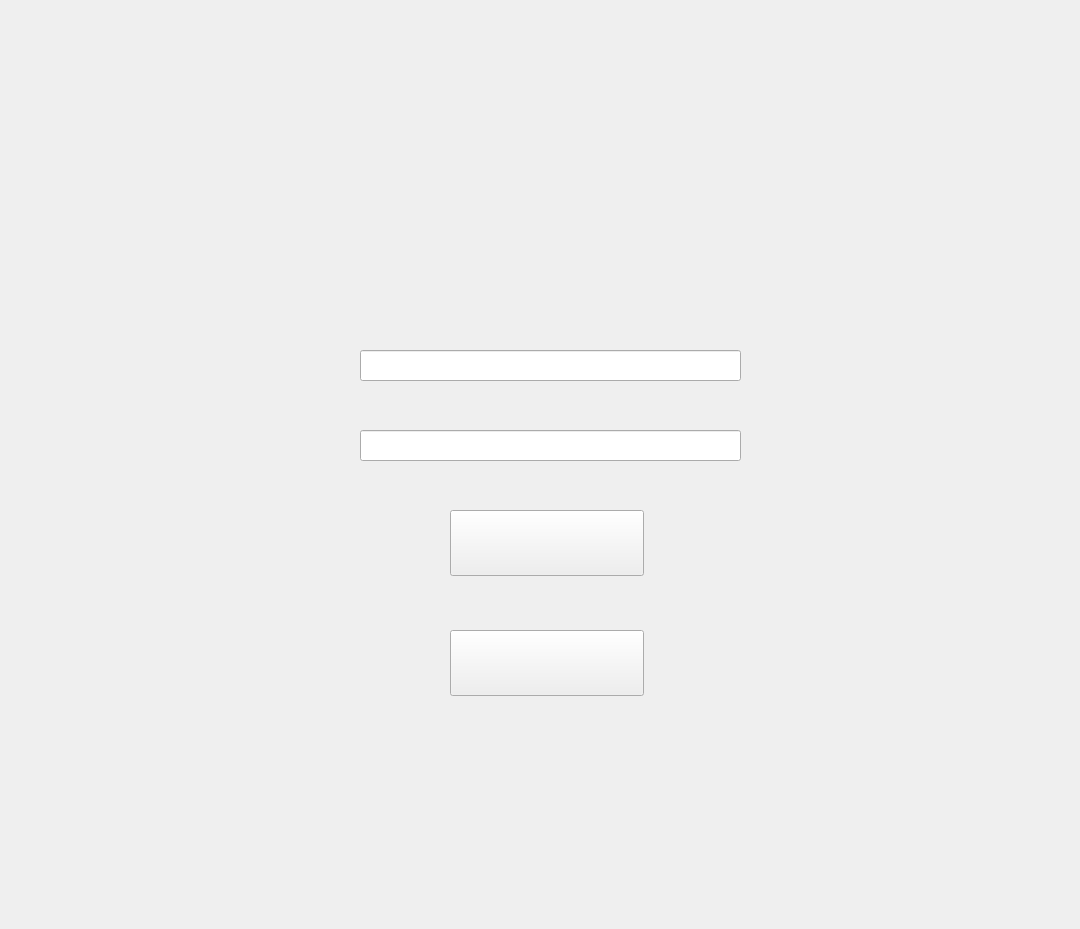
<?xml version="1.0" encoding="UTF-8"?>
<ui version="4.0">
 <class>Connection</class>
 <widget class="QMainWindow" name="Connection">
  <property name="geometry">
   <rect>
    <x>0</x>
    <y>0</y>
    <width>1080</width>
    <height>929</height>
   </rect>
  </property>
  <property name="minimumSize">
   <size>
    <width>1080</width>
    <height>929</height>
   </size>
  </property>
  <property name="maximumSize">
   <size>
    <width>1080</width>
    <height>929</height>
   </size>
  </property>
  <property name="baseSize">
   <size>
    <width>1080</width>
    <height>929</height>
   </size>
  </property>
  <property name="windowTitle">
   <string>Studio Babel</string>
  </property>
  <property name="windowIcon">
   <iconset>
    <normaloff>Images/logo.png</normaloff>Images/logo.png</iconset>
  </property>
  <widget class="QWidget" name="centralWidget">
   <widget class="QLabel" name="_label_background">
    <property name="geometry">
     <rect>
      <x>0</x>
      <y>0</y>
      <width>1080</width>
      <height>929</height>
     </rect>
    </property>
    <property name="minimumSize">
     <size>
      <width>1080</width>
      <height>929</height>
     </size>
    </property>
    <property name="maximumSize">
     <size>
      <width>1080</width>
      <height>929</height>
     </size>
    </property>
    <property name="layoutDirection">
     <enum>Qt::LeftToRight</enum>
    </property>
    <property name="lineWidth">
     <number>0</number>
    </property>
    <property name="text">
     <string notr="true"/>
    </property>
    <property name="pixmap">
     <pixmap>Images/background.png</pixmap>
    </property>
    <property name="scaledContents">
     <bool>true</bool>
    </property>
   </widget>
   <widget class="QLineEdit" name="_lineLogin">
    <property name="geometry">
     <rect>
      <x>360</x>
      <y>350</y>
      <width>381</width>
      <height>31</height>
     </rect>
    </property>
   </widget>
   <widget class="QLineEdit" name="_linePassword">
    <property name="geometry">
     <rect>
      <x>360</x>
      <y>430</y>
      <width>381</width>
      <height>31</height>
     </rect>
    </property>
    <property name="echoMode">
     <enum>QLineEdit::Password</enum>
    </property>
   </widget>
   <widget class="QPushButton" name="_btnConnection">
    <property name="geometry">
     <rect>
      <x>450</x>
      <y>510</y>
      <width>194</width>
      <height>66</height>
     </rect>
    </property>
    <property name="minimumSize">
     <size>
      <width>194</width>
      <height>66</height>
     </size>
    </property>
    <property name="maximumSize">
     <size>
      <width>194</width>
      <height>66</height>
     </size>
    </property>
    <property name="text">
     <string/>
    </property>
    <property name="icon">
     <iconset>
      <normaloff>Images/btnConnection.png</normaloff>Images/btnConnection.png</iconset>
    </property>
    <property name="iconSize">
     <size>
      <width>194</width>
      <height>66</height>
     </size>
    </property>
   </widget>
   <widget class="QPushButton" name="_btnSubscribe">
    <property name="geometry">
     <rect>
      <x>450</x>
      <y>630</y>
      <width>194</width>
      <height>66</height>
     </rect>
    </property>
    <property name="minimumSize">
     <size>
      <width>194</width>
      <height>66</height>
     </size>
    </property>
    <property name="maximumSize">
     <size>
      <width>194</width>
      <height>66</height>
     </size>
    </property>
    <property name="text">
     <string/>
    </property>
    <property name="icon">
     <iconset>
      <normaloff>Images/btnSubscribe.png</normaloff>Images/btnSubscribe.png</iconset>
    </property>
    <property name="iconSize">
     <size>
      <width>194</width>
      <height>66</height>
     </size>
    </property>
   </widget>
   <widget class="QLabel" name="_label_BigLogo">
    <property name="geometry">
     <rect>
      <x>330</x>
      <y>80</y>
      <width>451</width>
      <height>221</height>
     </rect>
    </property>
    <property name="text">
     <string/>
    </property>
    <property name="pixmap">
     <pixmap>Images/bigLogo.png</pixmap>
    </property>
   </widget>
  </widget>
  <widget class="QToolBar" name="mainToolBar">
   <property name="enabled">
    <bool>false</bool>
   </property>
   <property name="maximumSize">
    <size>
     <width>0</width>
     <height>0</height>
    </size>
   </property>
   <attribute name="toolBarArea">
    <enum>TopToolBarArea</enum>
   </attribute>
   <attribute name="toolBarBreak">
    <bool>false</bool>
   </attribute>
  </widget>
  <widget class="QStatusBar" name="statusBar">
   <property name="enabled">
    <bool>false</bool>
   </property>
   <property name="maximumSize">
    <size>
     <width>0</width>
     <height>0</height>
    </size>
   </property>
  </widget>
 </widget>
 <layoutdefault spacing="6" margin="11"/>
 <resources/>
 <connections/>
</ui>
